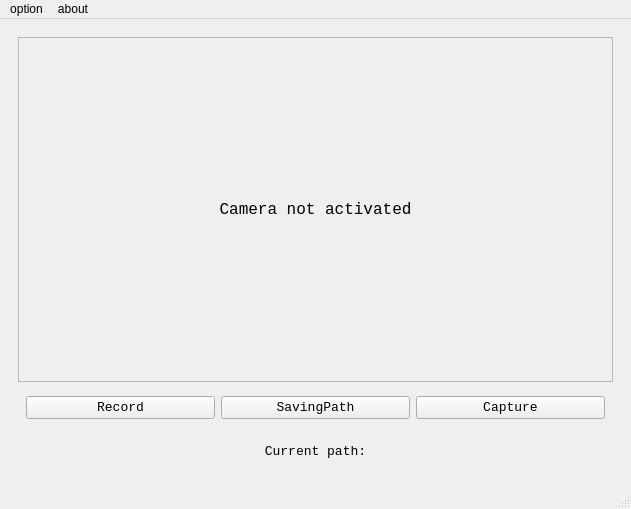
<?xml version="1.0" encoding="UTF-8"?>
<ui version="4.0">
 <class>MainWindow</class>
 <widget class="QMainWindow" name="MainWindow">
  <property name="geometry">
   <rect>
    <x>0</x>
    <y>0</y>
    <width>631</width>
    <height>509</height>
   </rect>
  </property>
  <property name="minimumSize">
   <size>
    <width>320</width>
    <height>240</height>
   </size>
  </property>
  <property name="windowTitle">
   <string>CameraFaceDetecter</string>
  </property>
  <property name="tabShape">
   <enum>QTabWidget::Rounded</enum>
  </property>
  <widget class="QWidget" name="centralwidget">
   <widget class="QWidget" name="gridLayoutWidget">
    <property name="geometry">
     <rect>
      <x>10</x>
      <y>10</y>
      <width>611</width>
      <height>471</height>
     </rect>
    </property>
    <layout class="QGridLayout" name="gridLayout" rowstretch="10,3" columnstretch="0">
     <property name="leftMargin">
      <number>8</number>
     </property>
     <property name="topMargin">
      <number>8</number>
     </property>
     <property name="rightMargin">
      <number>8</number>
     </property>
     <property name="bottomMargin">
      <number>8</number>
     </property>
     <property name="horizontalSpacing">
      <number>2</number>
     </property>
     <property name="verticalSpacing">
      <number>6</number>
     </property>
     <item row="0" column="0">
      <widget class="QLabel" name="videoFrame">
       <property name="minimumSize">
        <size>
         <width>320</width>
         <height>240</height>
        </size>
       </property>
       <property name="font">
        <font>
         <family>Consolas</family>
         <pointsize>12</pointsize>
        </font>
       </property>
       <property name="focusPolicy">
        <enum>Qt::NoFocus</enum>
       </property>
       <property name="autoFillBackground">
        <bool>false</bool>
       </property>
       <property name="frameShape">
        <enum>QFrame::StyledPanel</enum>
       </property>
       <property name="frameShadow">
        <enum>QFrame::Plain</enum>
       </property>
       <property name="text">
        <string>Camera not activated</string>
       </property>
       <property name="alignment">
        <set>Qt::AlignCenter</set>
       </property>
       <property name="wordWrap">
        <bool>true</bool>
       </property>
      </widget>
     </item>
     <item row="1" column="0">
      <layout class="QVBoxLayout" name="verticalLayout" stretch="5,2">
       <property name="sizeConstraint">
        <enum>QLayout::SetDefaultConstraint</enum>
       </property>
       <property name="leftMargin">
        <number>8</number>
       </property>
       <property name="topMargin">
        <number>8</number>
       </property>
       <property name="rightMargin">
        <number>8</number>
       </property>
       <property name="bottomMargin">
        <number>8</number>
       </property>
       <item>
        <layout class="QHBoxLayout" name="horizontalLayout">
         <property name="spacing">
          <number>6</number>
         </property>
         <item>
          <widget class="QPushButton" name="btn_rec">
           <property name="font">
            <font>
             <family>Consolas</family>
             <pointsize>10</pointsize>
            </font>
           </property>
           <property name="text">
            <string>Record</string>
           </property>
          </widget>
         </item>
         <item>
          <widget class="QPushButton" name="btn_pth">
           <property name="font">
            <font>
             <family>Consolas</family>
             <pointsize>10</pointsize>
            </font>
           </property>
           <property name="text">
            <string>SavingPath</string>
           </property>
          </widget>
         </item>
         <item>
          <widget class="QPushButton" name="btn_sav">
           <property name="font">
            <font>
             <family>Consolas</family>
             <pointsize>10</pointsize>
            </font>
           </property>
           <property name="text">
            <string>Capture</string>
           </property>
          </widget>
         </item>
        </layout>
       </item>
       <item>
        <widget class="QLabel" name="label_pathDisp">
         <property name="font">
          <font>
           <family>Consolas</family>
           <pointsize>10</pointsize>
           <weight>50</weight>
           <bold>false</bold>
          </font>
         </property>
         <property name="text">
          <string>Current path:</string>
         </property>
         <property name="alignment">
          <set>Qt::AlignCenter</set>
         </property>
         <property name="wordWrap">
          <bool>true</bool>
         </property>
        </widget>
       </item>
      </layout>
     </item>
    </layout>
   </widget>
  </widget>
  <widget class="QMenuBar" name="menubar">
   <property name="geometry">
    <rect>
     <x>0</x>
     <y>0</y>
     <width>631</width>
     <height>26</height>
    </rect>
   </property>
   <widget class="QMenu" name="menuOption">
    <property name="title">
     <string>option</string>
    </property>
    <addaction name="actionChange_Confidence"/>
    <addaction name="actionChange_Port"/>
   </widget>
   <widget class="QMenu" name="menuAbout">
    <property name="title">
     <string>about</string>
    </property>
   </widget>
   <addaction name="menuOption"/>
   <addaction name="menuAbout"/>
  </widget>
  <widget class="QStatusBar" name="statusbar"/>
  <action name="Port1">
   <property name="text">
    <string>1</string>
   </property>
  </action>
  <action name="Port0">
   <property name="text">
    <string>0</string>
   </property>
  </action>
  <action name="Port2">
   <property name="text">
    <string>2</string>
   </property>
  </action>
  <action name="actionChange_Confidence">
   <property name="text">
    <string>Change Confidence</string>
   </property>
  </action>
  <action name="actionChange_Port">
   <property name="text">
    <string>Change Port</string>
   </property>
  </action>
 </widget>
 <resources/>
 <connections/>
</ui>
